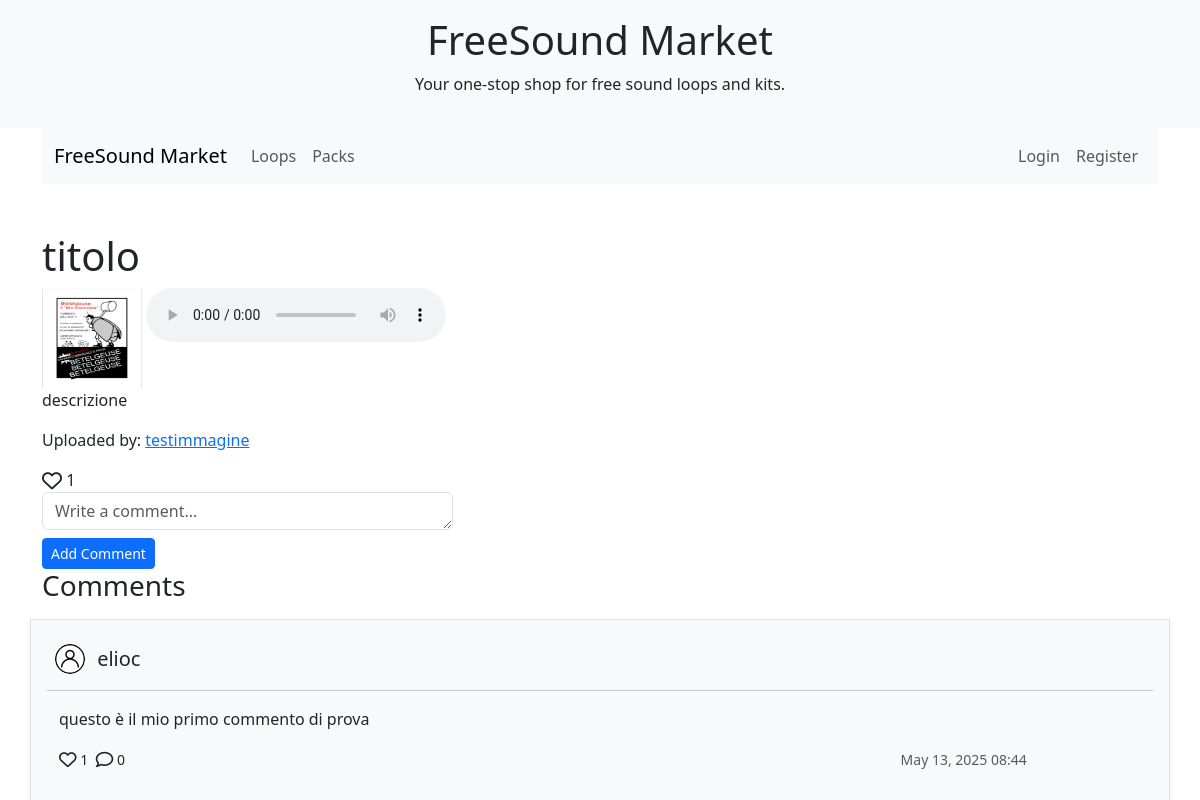
Page /detail/Loop/3/ on the earlier database version.
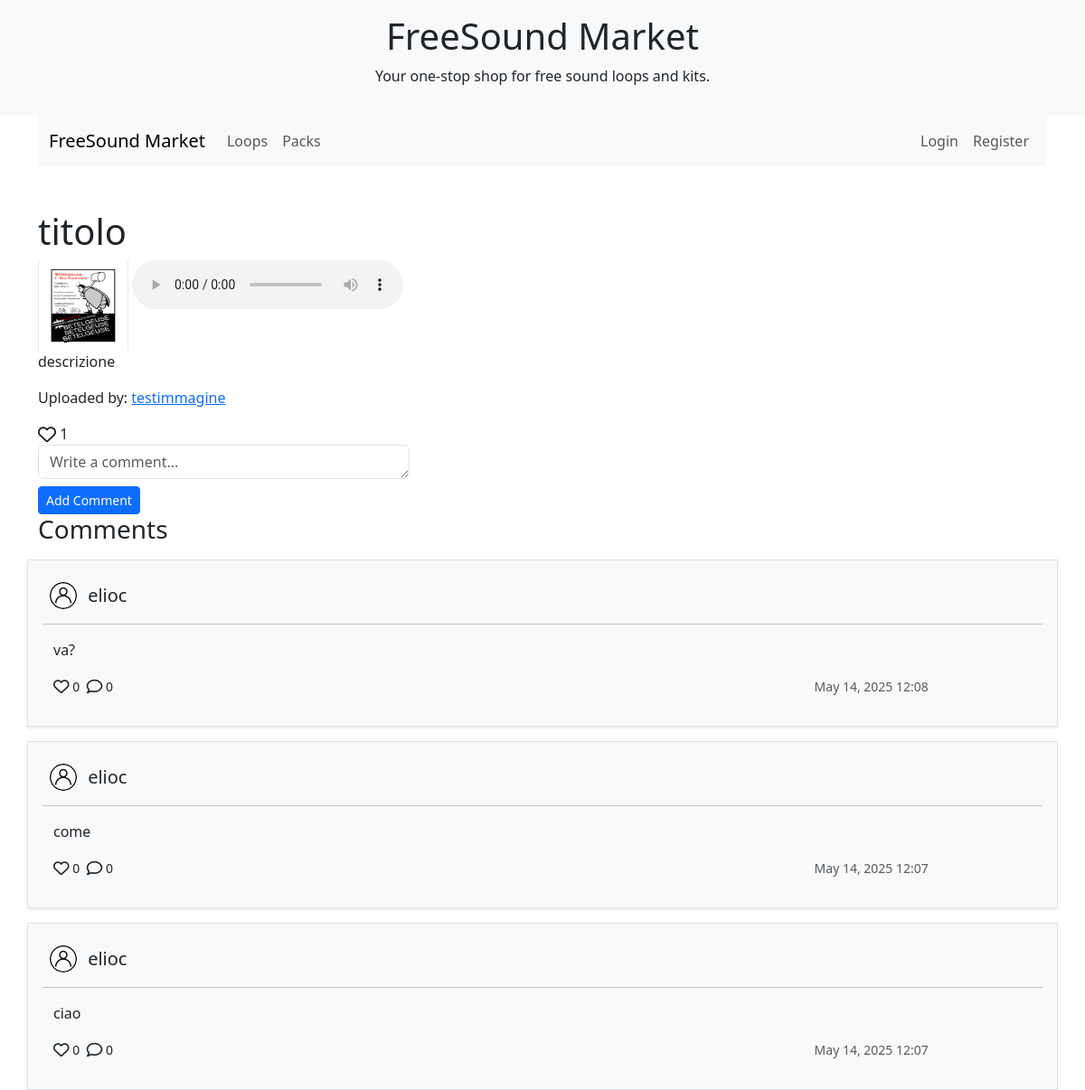
Same page on the later database version.
### app/models.py (models this page shows, shortened)
class UploadableItem(models.Model):
    user = models.ForeignKey(User, on_delete=models.CASCADE)
    title = models.CharField(max_length=255)
    description = models.TextField(blank=True, null=True)
    cover_image = models.ImageField(
        validators=[validate_image_extension, validate_coverimage_size]
    )
    tags = models.CharField(max_length=255, blank=True, null=True)
    uploaded_at = models.DateTimeField(auto_now_add=True)
    likes = models.ManyToManyField(User, related_name='likes_%(class)s', blank=True)
    class Meta:
        abstract = True
    def likes_count(self):
        return self.likes.count()

class Loop(UploadableItem):
    audio_file = models.FileField(
        upload_to=loop_audio_upload_path,
        validators=[validate_audio_extension, validate_fileMB_size_10]
    )
    key = models.CharField(max_length=10, blank=True, null=True)
    bpm = models.PositiveIntegerField(blank=True, null=True)
    genre = models.CharField(max_length=100, blank=True, null=True)
    time_signature = models.CharField(max_length=10, blank=True, null=True)

class Comment(models.Model):
    content_type = models.ForeignKey(ContentType, on_delete=models.CASCADE)
    object_id = models.PositiveIntegerField()
    upload = GenericForeignKey('content_type', 'object_id')
    user = models.ForeignKey(User, related_name="comments", on_delete=models.CASCADE)
    body = models.TextField()
    parent = models.ForeignKey('self', null=True, blank=True, related_name='replies', on_delete=models.CASCADE)
    likes = models.ManyToManyField(User, related_name='likes_comments', blank=True)
    created_at = models.DateTimeField(auto_now_add=True)
    class Meta:
        ordering = ['-created_at']
    def likes_count(self):
        return self.likes.count()
    def replies_count(self):
        return self.replies.count()

class ProfileImage(models.Model):
    user = models.OneToOneField(User, on_delete=models.CASCADE)
    image = models.ImageField(
        upload_to=profileimage_upload_path,
        validators=[validate_image_extension, validate_coverimage_size],
        default='defaultProfileImage.jpg',
        max_length=255
    )

### app/views.py (the view)
# urls.py: path('detail/<str:modeltype>/<int:pk>/', views.GenericDetailView.as_view(), name='uploadable_detail'),
class GenericDetailView(DetailView):
    template_name = 'uploadableitem_detail.html'
    def get_object(self):
        modeltype = self.kwargs.get('modeltype').lower()
        pk = self.kwargs.get('pk')
        if modeltype == 'loop':
            model = Loop
        elif modeltype == 'samplepack':
            model = SamplePack
        else:
            raise ValueError("Modeltype non valido")
        return get_object_or_404(model, pk=pk)
    def get_context_data(self, **kwargs):
        context = super().get_context_data(**kwargs)
        context['item'] = self.object
        context['modeltype'] = self.kwargs.get('modeltype')
        context['commentForm'] = CommentForm()
        context['comments'] = Comment.objects.filter(
            content_type=ContentType.objects.get_for_model(self.object),
            object_id=self.object.pk
        ).order_by('-created_at')
        if self.request.user.is_authenticated:
            context['liked_comments'] = self.request.user.likes_comments.all()
        else:
            context['liked_comments'] = []
        return context

### app/forms.py
class CommentForm(forms.ModelForm):
    class Meta:
        model = Comment
        fields = ['body']
        widgets = {
            'body': forms.Textarea(attrs={
                'class': 'form-control',
                'placeholder': 'Write a comment...',
                'rows': 1  # Set the maximum number of rows
            }),
        }

### templates/uploadableitem_detail.html (shortened to what this page needs)
{% extends "base.html" %}
{% load static %}
{% block content %}
<div class="container mt-5" id="uploadableitem-detail-container">
  <h1>{{ item.title }}</h1>
  <img src="{{ item.cover_image.url }}" alt="(Cover Image)" width="100" height="100" />
  <audio controls>
    <source src="{{ item.audio_file.url }}" type="audio/mpeg">
  </audio>
  <p>{{ item.description }}</p>
  <p>Uploaded by: <a href="{% url 'profile' pk=item.user.id %}">{{ item.user.username }}</a></p>
  <div class="d-inline-block me-2 gap-2">
    {% if request.user in item.likes.all %}
      <i class="fas fa-heart fa-lg like-icon uploadable" data-id="{{ item.id }}" data-type="{{ modeltype }}"></i>
    {% else %}
      <i class="far fa-heart fa-lg like-icon uploadable" data-id="{{ item.id }}" data-type="{{ modeltype }}"></i>
    {% endif %}
    <span class="like-count">{{ item.likes_count }}</span>
    <form method="post" action="{% url 'add_comment' pk=item.id modeltype=modeltype %}">
      {{ commentForm.body }}
      <button type="submit" class="btn btn-primary btn-sm mt-2">Add Comment</button>
    </form>
  </div>
  <h3>Comments</h3>
{% for comment in comments %}
    <div class="row mt-3 border p-3 shadow-sm bg-light comment-container">
      <div class="d-inline align-middle p-2 mb-2">
        <a href="{% url 'profile' pk=comment.user.id %}" class="text-decoration-none text-dark">
        <img src="{{ comment.user.profileimage.image.url }}" alt="Profile Image" class="rounded-circle" width="30" height="30">
        <h5 class="d-inline ms-2 align-middle">{{ comment.user.username }}</h5>
        </a>
      </div>
      <hr>
        <p>
          {{ comment.body }}
        </p>
        <br>
        <div class="row">
          <div class="col-1">
          <p class="text-start">
            <small>
              <span class="like-count">{{ comment.likes_count }}</span>
              <span class="reply-count">{{ comment.replies_count }}</span>
            </small>
          </p>
          </div>
          <div class="col-6">
          </div>
          <div class="col-4">
            <p class="text-end">
              <small class="text-muted">
                {{ comment.created_at|date:"M d, Y H:i" }}
              </small>
            </p>
          </div>
          <div class="col-1 text-end">
          </div>
        <br>
        </div>
    </div>
    {% endfor %}
{% endblock %}

### templates/base.html (shortened to what this page needs)
<!DOCTYPE html>
<html lang="en">
<head>
    {% load static %}
    <link href="https://cdn.jsdelivr.net/npm/bootstrap@5.3.3/dist/css/bootstrap.min.css" rel="stylesheet">
    <link
      href="https://getbootstrap.com/docs/5.3/assets/css/docs.css"
      rel="stylesheet"
    />
</head>
<body>
{% block header %}
  <header class="bg-light text-center py-3">
    <h1>FreeSound Market</h1>
    <p>Your one-stop shop for free sound loops and kits.</p>
  </header>
{% endblock %}
{% block navbar %}
  <div class="container">
    <nav class="navbar navbar-expand-lg bg-body-tertiary">
        <div class="container-fluid">
          <a class="navbar-brand" href="{%  url 'home' %}">FreeSound Market</a>
          <div class="collapse navbar-collapse" id="navbarSupportedContent">
            <ul class="navbar-nav me-auto mb-2 mb-lg-0">
              <li class="nav-item">
                <a class="nav-link" href="{% url 'loops_list' %}">Loops</a>
              </li>
              <li class="nav-item">
                <a class="nav-link" href="{% url 'samplepacks_list' %}">Packs</a>
              </li>
            </ul>
                <ul class="navbar-nav ms-auto mb-2 mb-lg-0">
                {% if user.is_authenticated %}
                    <li class="nav-item">
                      <a class="nav-link" href="{% url 'upload' %}">Load</a>
                    </li>
                    <li class="nav-item">
                        <a class="nav-link" href="{% url 'profile' pk=request.user.id%}">Profile</a>
                    </li>
                    <li class="nav-item">
                        <a class="nav-link" href="{% url 'logout' %}">Logout</a>
                    </li>
                {% else %}
                    <li class="nav-item mx-auto">
                        <a class="nav-link" href="{% url 'login' %}">Login</a>
                    </li>
                    <li class="nav-item mx-auto">
                        <a class="nav-link" href="{% url 'register' %}">Register</a>
                    </li>
                {% endif %}
            </ul>
          </div>
        </div>
    </nav>
  </div>
{% endblock %}
{% block content %}
{% endblock %}
</body>
</html>

Differences in the rows shown:
removed Comment: user.profileimage.image (placeholder picture), user.username "elioc", body "questo è il mio primo commento di prova", likes_count "1", replies_count "0", created_at "May 13, 2025 08:44"
added Comment: user.profileimage.image (placeholder picture), user.username "elioc", body "va?", likes_count "0", replies_count "0", created_at "May 14, 2025 12:08"
added Comment: user.profileimage.image (placeholder picture), user.username "elioc", body "come", likes_count "0", replies_count "0", created_at "May 14, 2025 12:07"
added Comment: user.profileimage.image (placeholder picture), user.username "elioc", body "ciao", likes_count "0", replies_count "0", created_at "May 14, 2025 12:07"
